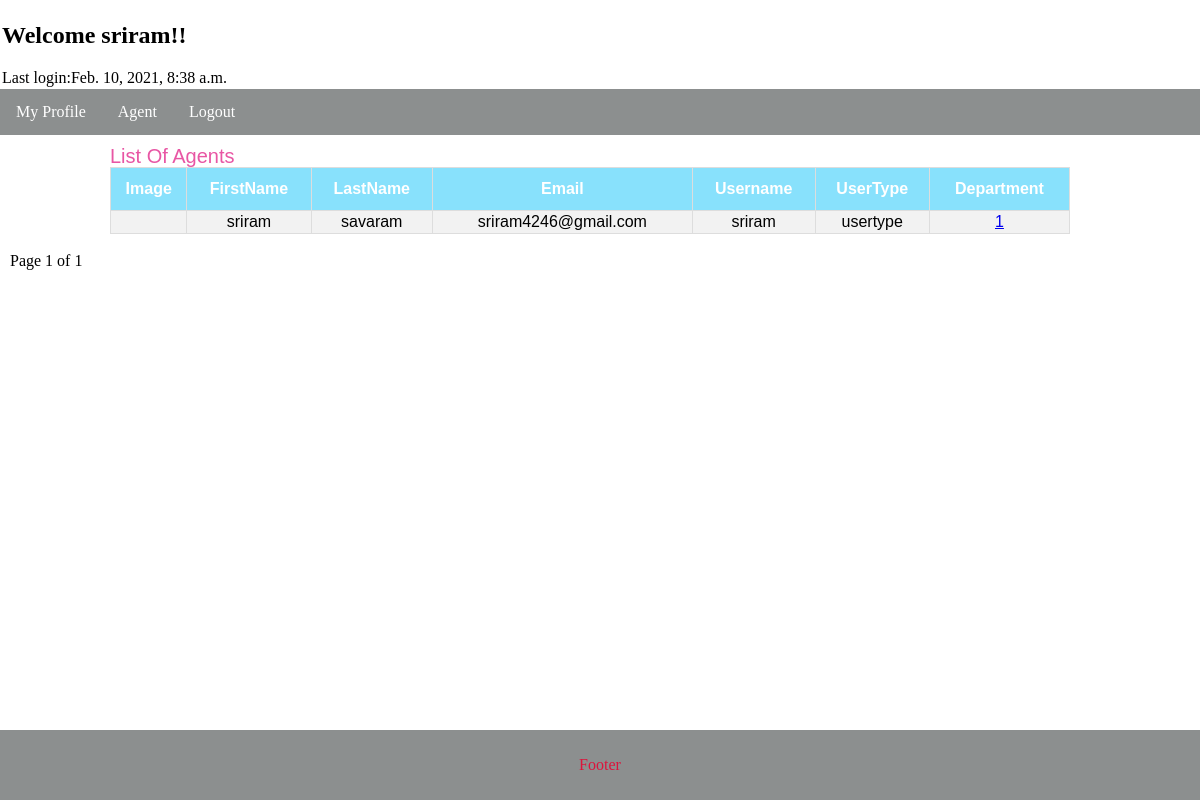
/agent/showAgents/ (signed in), run on the app's committed database.
### agent/models.py (models this page shows, shortened)
class AgentTable(models.Model):
    id = models.AutoField(auto_created=True, primary_key=True)
    firstName = models.CharField(max_length=8, default="")
    lastName = models.CharField(max_length=30)
    username = models.CharField(max_length=20, unique=True, null=False)
    password = models.CharField(max_length=20, null=False)
    dept = models.CharField(max_length=30, blank=True, null=True)
    created_date = models.DateTimeField(default=timezone.now)
    email = models.EmailField(max_length=20, unique=True, default="", null=False)
    image = models.ImageField(blank=True, null=True, default='0')
    updated_date = models.DateTimeField(auto_now=True)
    created_by = models.CharField(max_length=30, null=True)
    count = models.IntegerField(blank=True, default=0)
    usertype = models.CharField(max_length=30,default='')

### agent/views.py (the view)
# urls.py: path('showAgents/', views.showAgents, name="showAgents-page"),
def showAgents(request):
    if request.method == "GET":
        show_agent_obj = showAllAgentsMethod()
        paginator = Paginator(show_agent_obj, 10)  # Show 10 agents per page.
        page_number = request.GET.get('page')
        page_obj = paginator.get_page(page_number)
        if show_agent_obj:
            last_login = getLastLoginTime(request.session["id"])
            return render(request, "showAgents.html", {"show_agent_obj": show_agent_obj, "page_obj": page_obj,"last_login":last_login})

### agent/DButils.py (called while the page is built)
def getLastLoginTime(sessionId):
    loginTimeList = []
    log_obj = LogTable.objects.filter(sessionId=sessionId).values_list('loginTime', flat=True)
    if log_obj:
        for last_login_time in log_obj:
            loginTimeList.append(last_login_time)
        loginTimeList.sort(reverse=True)
        if len(loginTimeList) >= 2:
            return loginTimeList[1]
        else:
            return loginTimeList[0]
    else:
        return datetime.datetime.now()

def showAllAgentsMethod():
    return AgentTable.objects.all()

### agent/templates/showAgents.html (shortened to what this page needs)
{% extends "agentDetails.html" %}
{% block code %}
{% load static %}
    <link rel="stylesheet" type="text/css" href="{% static 'css/showAgents.css' %}">
<div class="column middle">
       <table id="agent" >
             <tr>
               <caption>List Of Agents</caption>
            </tr>
            <tr>
                 <th>Image</th>
                 <th>FirstName</th>
                 <th>LastName</th>
                 <th>Email</th>
                 <th>Username</th>
                 <th>UserType</th>
                 <th>Department</th>
            </tr>
           {% for show_agent_obj in page_obj %}
            <tr>
            <td>
            </td>
            <td>
                    {{show_agent_obj.firstName}}
            <td>
                        {{show_agent_obj.lastName}}
            </td>
            <td>
                 {{show_agent_obj.email}}
            </td>
            <td>
                 {{show_agent_obj.username}}
            </td>
            <td>
             {{show_agent_obj.usertype}}
            </td>
            <td>
       <a href="{% url 'agent:deptData' dept=show_agent_obj.dept %}">{{show_agent_obj.dept}}</a>
                </td>
            </tr>
             {% endfor %}
       </table><br/>
             <div class="pagination">
          <span class="current">
            Page {{ page_obj.number }} of {{ page_obj.paginator.num_pages }}
          </span>
        </div>
    </div>
{% endblock%}

### static/css/profiledetails.css (style rules this page uses)
* { box-sizing: border-box; }
body { margin: 0; }
.column { float: left; padding: 10px; }
.column.middle { width: 50%; }
#agent { font-family: Roboto; width: 100%; margin-left:0px; }
#agent td, #agent th { border:1px #ddd; text-align:right; padding: 0px; }
#agent td { text-align:left; }
#agent caption { text-align:left; color:#e856a4; font-family:arial; font-size:20px; }
#agent th { padding-top: 12px; padding-bottom: 12px; text-align: center; background-color: #87ceeb; color: white; }

### static/css/showAgents.css (style rules this page uses)
* { box-sizing: border-box; }
body { margin: 0; }
.column { float: left; padding: 10px; }
.column.middle { width: 50%; }
#agent { font-family: Arial, Helvetica, sans-serif; border-collapse: collapse; width: 80vw; margin-left:100px; }
#agent td, #agent th { border: 1px solid #ddd; padding: 2px 2px 2px; text-align: center; }
#agent tr:nth-child(even) { background-color: #f2f2f2; }
#agent th { padding-top: 12px; padding-bottom: 12px; background-color: #88e1fc; color: white; }

### data on the page
AgentTable: firstName "sriram", lastName "savaram", email "sriram4246@gmail.com", username "sriram", usertype "usertype", dept "1"

### other printed values
{{ request.session.firstName }} "sriram"
{{ last_login }} "Feb. 10, 2021, 8:38 a.m."
{{ page_obj.number }} "1"
{{ page_obj.paginator.num_pages }} "1"
